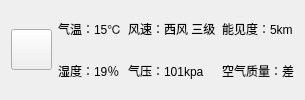
      <widget class="QWidget" name="tab_23">
       <attribute name="title">
        <string>2时</string>
       </attribute>
       <layout class="QGridLayout" name="gridLayout_74">
        <item row="0" column="0">
         <layout class="QGridLayout" name="gridLayout_24">
          <item row="0" column="0" rowspan="2">
           <widget class="QPushButton" name="pushButton_28">
            <property name="minimumSize">
             <size>
              <width>41</width>
              <height>41</height>
             </size>
            </property>
            <property name="maximumSize">
             <size>
              <width>41</width>
              <height>41</height>
             </size>
            </property>
            <property name="styleSheet">
             <string notr="true">border-image: url(:/天气符号/素材/中雪.png);</string>
            </property>
            <property name="text">
             <string/>
            </property>
           </widget>
          </item>
          <item row="0" column="1">
           <widget class="QLabel" name="label_127">
            <property name="text">
             <string>气温：15℃</string>
            </property>
           </widget>
          </item>
          <item row="0" column="2">
           <widget class="QLabel" name="label_128">
            <property name="text">
             <string>风速：西风 三级</string>
            </property>
           </widget>
          </item>
          <item row="0" column="3">
           <widget class="QLabel" name="label_129">
            <property name="text">
             <string>能见度：5km</string>
            </property>
           </widget>
          </item>
          <item row="1" column="1">
           <widget class="QLabel" name="label_130">
            <property name="text">
             <string>湿度：19％</string>
            </property>
           </widget>
          </item>
          <item row="1" column="2">
           <widget class="QLabel" name="label_131">
            <property name="text">
             <string>气压：101kpa</string>
            </property>
           </widget>
          </item>
          <item row="1" column="3">
           <widget class="QLabel" name="label_132">
            <property name="text">
             <string>空气质量：差</string>
            </property>
           </widget>
          </item>
         </layout>
        </item>
       </layout>
      </widget>
